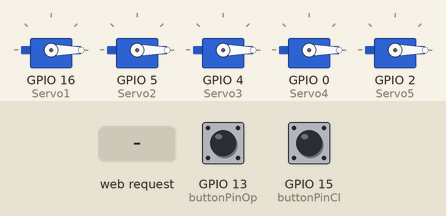
Recording of a sketch running on a simulated ESP8266 (NodeMCU). Parts: 5 × servo. Inputs (shaded band) come from the test bench; at power-on: GPIO 13 (buttonPinOp) LOW, GPIO 15 (buttonPinCl) LOW. WiFi joins after 1.5 s; servers stay silent unless stated; what the sketch prints to the serial monitor is not drawn.

Above: at 5.7 s.
5.8 s: HTTP request GET /Cool_man received
At 6.5 s:
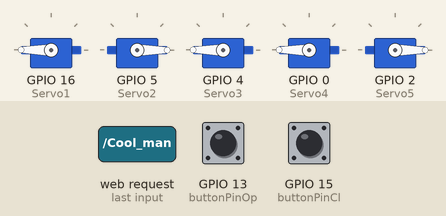
7.3 s: HTTP request GET /Ok received
At 7.6 s:
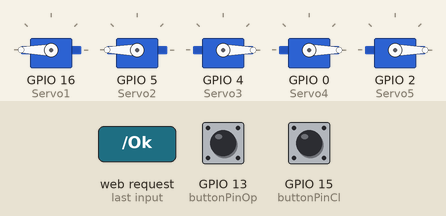
8.8 s: HTTP request GET /One received
At 10.0 s:
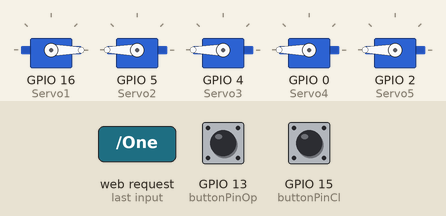
10.3 s: HTTP request GET /Two received
At 11.1 s:
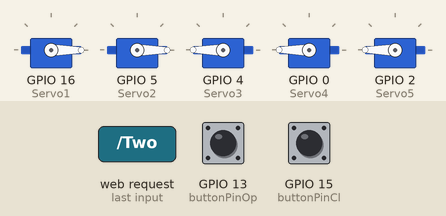
11.8 s: HTTP request GET /Three received
At 12.3 s:
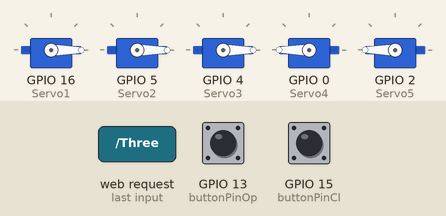
13.3 s: HTTP request GET /Four received
At 14.6 s:
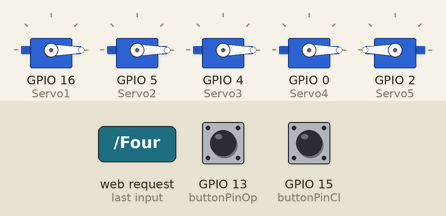
Timing chart, 0 to 15.8 s (numbered marks = the images above; inputs shaded):
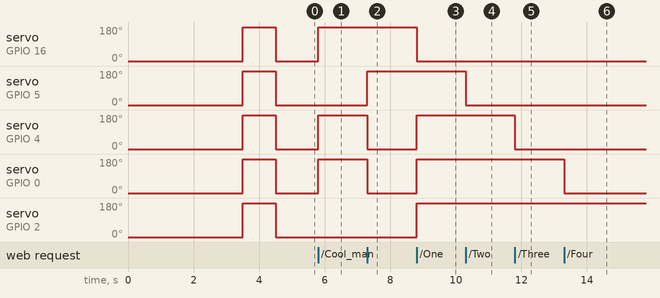

The sketch:

RobotHand.ino
```cpp
#include <ESP8266WiFi.h>
#include <WiFiClient.h>
#include <ESP8266WebServer.h>
#include <Servo.h>

// Setting up the pins for the buttons
const int buttonPinOp = 13; //D7 Button to open the hand
int buttonStateOp = 0;

const int buttonPinCl = 15; //D8 Button to close the hand
int buttonStateCl = 0;

// Setting up Servos
Servo Servo1;
Servo Servo2;
Servo Servo3;
Servo Servo4;
Servo Servo5;

// The Websight HTML string
String page = "";

// Wifi settings
const char* ssid = "SSID"; // Need to change
const char* password = "Password"; // Need to change
ESP8266WebServer server(80);
IPAddress local_IP(192, 168, 0, 26); // Setting the static IP
IPAddress gateway(192, 168, 0, 1); // Setting the static IP
IPAddress subnet(255, 255, 255, 0); // Setting the static IP


void setup(void){
//   Sets up the buttons as inputs
  pinMode(buttonPinOp, INPUT);
  pinMode(buttonPinCl, INPUT);

//   Links servos to there pins
  Servo1.attach(16, 544, 2400);//D0 F
  Servo2.attach(5, 544, 2400);//D1 1
  Servo3.attach(4, 544, 2400);//D2 2
  Servo4.attach(0, 544, 2400);//D3 3
  Servo5.attach(2, 544, 2400);//D4 4

//   Puts all servo to same angle
  Servo1.write(0);
  Servo2.write(0);
  Servo3.write(0);
  Servo4.write(0);
  Servo5.write(0);

//   Contents of HTML page
  page = "<h1>Robot Hand</h1><p><a href=\"Open\"><button>Open</button></a>&nbsp;<a href=\"Cool_man\"><button>Cool_man</button></a>&nbsp;<a href=\"Ok\"><button>Ok</button></a>&nbsp;<a href=\"One\"><button>One</button></a>&nbsp;<a href=\"Two\"><button>Two</button></a>&nbsp;<a href=\"Three\"><button>Three</button></a>&nbsp;<a href=\"Four\"><button>Four</button></a>&nbsp;<a href=\"Five\"><button>Five</button></a>&nbsp;<a href=\"Close\"><button>Close</button></a></p>";

//   Starts the Serial output for debugging and joins Wifi
  delay(1000);
  Serial.begin(115200);
  WiFi.begin(ssid, password);
  Serial.println("");

  // Connecting to WIFI
  if (!WiFi.config(local_IP, gateway, subnet)) {
    Serial.println("Failed to configure");
  }

  while (WiFi.status() != WL_CONNECTED) {
    delay(500);
    Serial.print(".");
  }

//   Debug print out
  Serial.println("");
  Serial.print("Connected to ");
  Serial.println(ssid);
  Serial.print("IP address: ");
  Serial.println(WiFi.localIP());

//   When root webpage is loaded
  server.on("/", [](){
    server.send(200, "text/html", page);
  });

//   When open webpage is open
  server.on("/Open", [](){
    server.send(200, "text/html", page);
    Servo1.write(0);
    Servo2.write(0);
    Servo3.write(0);
    Servo4.write(0);
    Servo5.write(0);
    delay(1000);
  });

//   When close webpage is open
  server.on("/Close", [](){
    server.send(200, "text/html", page);
    Servo1.write(180);
    Servo2.write(180);
    Servo3.write(180);
    Servo4.write(180);
    Servo5.write(180);
    delay(1000);
  });

//   When cool man webpage is open
  server.on("/Cool_man", [](){
    server.send(200, "text/html", page);
    Servo1.write(180);
    Servo2.write(0);
    Servo3.write(180);
    Servo4.write(180);
    Servo5.write(0);
    delay(1000);
  });

//   When ok webpage is open
  server.on("/Ok", [](){
    server.send(200, "text/html", page);
    Servo1.write(180);
    Servo2.write(180);
    Servo3.write(0);
    Servo4.write(0);
    Servo5.write(0);
    delay(1000);
  });

//   When One webpage is open
  server.on("/One", [](){
    server.send(200, "text/html", page);
    Servo1.write(0);
    Servo2.write(180);
    Servo3.write(180);
    Servo4.write(180);
    Servo5.write(180);
    delay(1000);
  });

//   When Two webpage is open
  server.on("/Two", [](){
    server.send(200, "text/html", page);
    Servo1.write(0);
    Servo2.write(0);
    Servo3.write(180);
    Servo4.write(180);
    Servo5.write(180);
    delay(1000);
  });

//   When Three webpage is open
  server.on("/Three", [](){
    server.send(200, "text/html", page);
    Servo1.write(0);
    Servo2.write(0);
    Servo3.write(0);
    Servo4.write(180);
    Servo5.write(180);
    delay(1000);
  });

//   When Four webpage is open
  server.on("/Four", [](){
    server.send(200, "text/html", page);
    Servo1.write(0);
    Servo2.write(0);
    Servo3.write(0);
    Servo4.write(0);
    Servo5.write(180);
    delay(1000);
  });

//   When Five webpage is open
  server.on("/Five", [](){
    server.send(200, "text/html", page);
    Servo1.write(0);
    Servo2.write(0);
    Servo3.write(0);
    Servo4.write(0);
    Servo5.write(0);
    delay(1000);
  });
  server.begin();
  Serial.println("Web server started!");

//   Open and close hand to show hand is set up
  Servo1.write(0);
  Servo2.write(0);
  Servo3.write(0);
  Servo4.write(0);
  Servo5.write(0);
  delay(1000);
  Servo1.write(180);
  Servo2.write(180);
  Servo3.write(180);
  Servo4.write(180);
  Servo5.write(180);
  delay(1000);
  Servo1.write(0);
  Servo2.write(0);
  Servo3.write(0);
  Servo4.write(0);
  Servo5.write(0);
}


void loop(void){
//   All ways lesion for a connect
  server.handleClient();

//   When open hand button is pressed
  buttonStateOp = digitalRead(buttonPinOp);
  if (buttonStateOp == HIGH) {
    Serial.println("push Op");
    Servo1.write(0);
    Servo2.write(0);
    Servo3.write(0);
    Servo4.write(0);
    Servo5.write(0);
    delay(500);
  }

  //   When Close hand button is pressed
  buttonStateCl = digitalRead(buttonPinCl);
  if (buttonStateCl == HIGH) {
    Serial.println("push cl");
    Servo1.write(180);
    Servo2.write(180);
    Servo3.write(180);
    Servo4.write(180);
    Servo5.write(180);
    delay(500);
  }

}
```

Measured:
- after the input at 5.8 s, servo on GPIO 16 (Servo1), servo on GPIO 4 (Servo3), servo on GPIO 0 (Servo4): 0° → 180° at once
- after the input at 7.3 s, servo on GPIO 5 (Servo2): 0° → 180° at once; servo on GPIO 4 (Servo3), servo on GPIO 0 (Servo4): 180° → 0° at once
- after the input at 8.8 s, servo on GPIO 16 (Servo1): 180° → 0° at once; servo on GPIO 4 (Servo3), servo on GPIO 0 (Servo4), servo on GPIO 2 (Servo5): 0° → 180° at once
- after the input at 10.3 s, servo on GPIO 5 (Servo2): 180° → 0° at once
- after the input at 11.8 s, servo on GPIO 4 (Servo3): 180° → 0° at once
- after the input at 13.3 s, servo on GPIO 0 (Servo4): 180° → 0° at once
